Frame 1 (no input): blank canvas, image omitted
Frame 60 (no input): blank canvas, image omitted
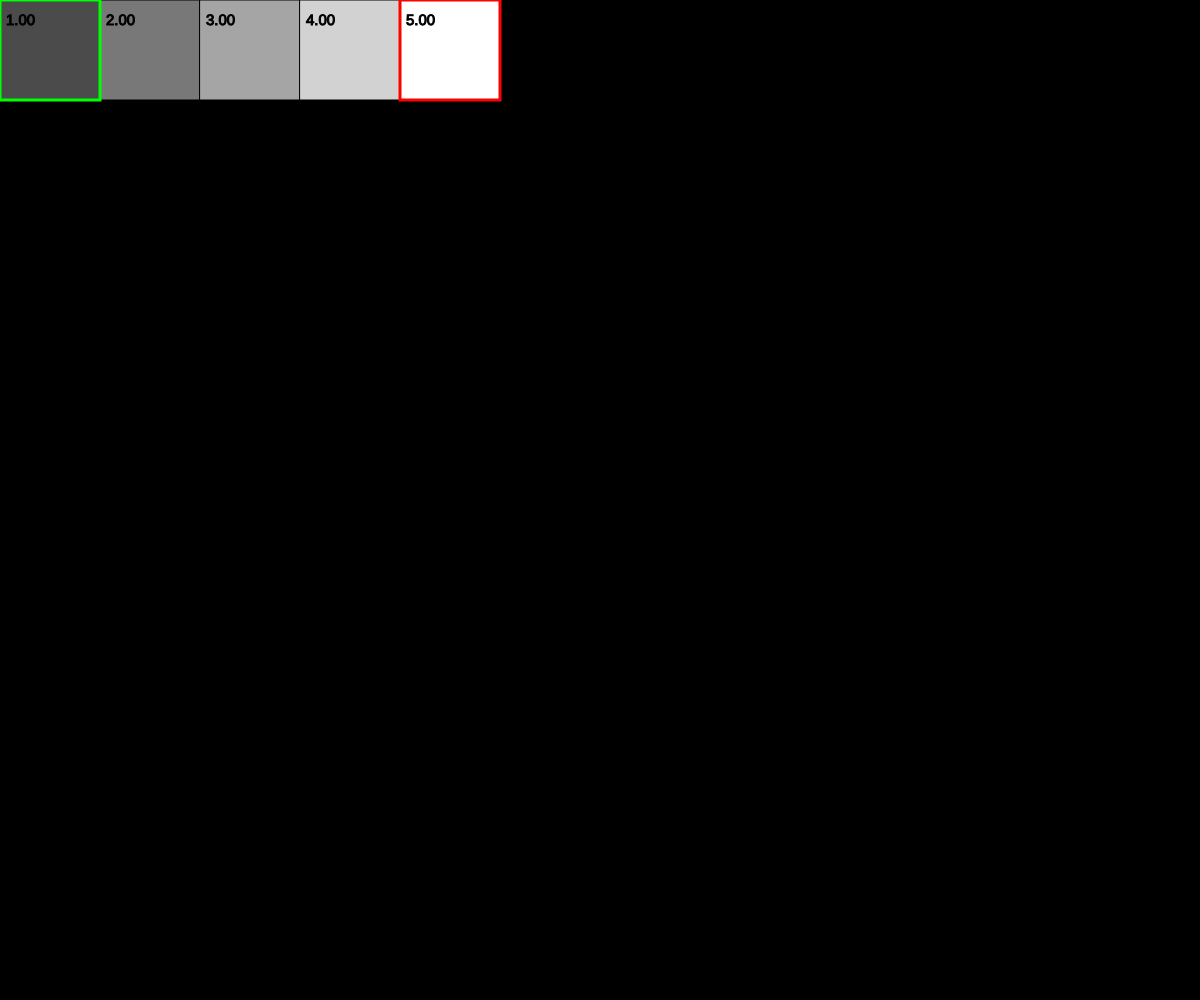
Frame 120 (the mouse pressed at the canvas centre since frame 60)

The p5.js sketch whose frames 1 and 60 were blank and that drew this single picture after the mouse press (run headless with seeded random() and noise() and a simulated clock; from frame 60 on, the mouse is pressed at the canvas centre):

// p5.js sketch
// ── sketch.js
var INNER_WIDTH   = window.innerWidth;
var INNER_HEIGHT  = window.innerHeight;
var canvas;
var pageTitle = "hci-code_challenge-20160321-stock_market_wizard";
var pressedIndex = 0;
var widthScale;
var heightScale;

var stocksList = [];

function setup() {
  canvas = createCanvas(INNER_WIDTH, INNER_HEIGHT);  
  background(0);
  textSize(15);
  declareCompanies();
  widthScale = INNER_WIDTH/100;//
  //listStockPrices();
  
  
}

function draw() {
  //background(127);
  
  
}

function listStockPrices (){
  background(0);
  var lowest        = 10000000;
  var lowestIndex   = 0;
  var highest       = 0;
  var highestIndex  = 0;
  var x;
  var y;

  for (var i = 0; i < stocksList[pressedIndex].length; i ++){
    // determine grid
    //var lengthCurrent = stocksList[pressedIndex].length;
    x = floor(i % widthScale);
    y = floor(i/widthScale);
    
    // determine highest and lowest and use to set the map function
    if (stocksList[pressedIndex][i] > highest){
      highest = stocksList[pressedIndex][i];
      highestIndex = i;
    }
    
    if (stocksList[pressedIndex][i] < lowest){
      lowest = stocksList[pressedIndex][i];
      lowestIndex = i;
    } 
  }

  //for the current list of stock prices, iterate through the prices
  // if the total number of listed prices exceeds space on the screen, then metaphor breaks down, use alternative method.
  for (var i = 0; i < stocksList[pressedIndex].length; i ++){
    // determine grid
    //var lengthCurrent = stocksList[pressedIndex].length;
    x = floor(i % widthScale);
    y = floor(i/widthScale);
    
    /*// determine highest and lowest and use to set the map function
    if (stocksList[pressedIndex][i] > highest){
      highest = stocksList[pressedIndex][i];
      highestIndex = i;
    }
    
    if (stocksList[pressedIndex][i] < lowest){
      lowest = stocksList[pressedIndex][i];
      lowestIndex = i;
    } 
    */
    // map the fill color between lowest and highest price
    var fillMap = map(stocksList[pressedIndex][i],stocksList[pressedIndex][lowestIndex],stocksList[pressedIndex][highestIndex],75,255);
    fill(fillMap);
    strokeWeight(1);
    stroke(0);
    rect(x*100, y*100, 100,100);
    
    fill(0);
    strokeWeight(1);
    stroke(0);
    text(Number(stocksList[pressedIndex][i]).toFixed(2), (x*100)+6, (y*100)+25);  
  }
  //write the high and low to the console
  print("lowest of the day = " + stocksList[pressedIndex][lowestIndex]);
  print("highest of the day = " + stocksList[pressedIndex][highestIndex]);

  //highlight the lowest
  x = floor(lowestIndex%widthScale);
  y = floor(lowestIndex/widthScale);
  fill(0,0);
  strokeWeight(3);
  stroke(0,255,0);
  rect(x*100, y*100, 100, 100);

  //highlight the highest
  x = floor(highestIndex%widthScale);
  y = floor(highestIndex/widthScale);
  fill(0,0);
  stroke(255,0,0);
  rect(x*100, y*100, 100, 100);
}

function mousePressed() {
  background(0);
  listStockPrices();
  // increment through each list at mousepress
  if (pressedIndex < stocksList.length-1) {
    pressedIndex += 1;
  }
  else {
    pressedIndex = 0;
  }
}

function declareCompanies () {
  stocksList[0] = [1.00, 2.00, 3.00, 4.00, 5.00];//[1.00, 5.00]
  stocksList[1] = [2.00, 3.00, 1.00, 4.00, 5.00];//[1.00, 5.00]],
  stocksList[2] = [2.00, 3.00, 4.00, 1.00, 5.00];//[2.00, 5.00]],
  stocksList[3] = [1.00, 5.00, 2.00, 4.00, 3.00];//[1.00, 4.00]],
  stocksList[4] = [5.00, 1.00, 2.00, 3.00, 4.00];//[1.00, 4.00]],

  stocksList[5] = [19.35, 19.30, 18.88, 18.93, 18.95, 19.03, 19.00, 18.97, 18.97, 18.98]; //[18.88, 19.03]
  
  stocksList[6] = [9.20, 8.03, 10.02, 8.08, 8.14, 8.10, 8.31, 8.28, 8.35, 8.34, 8.39, 8.45, 8.38, 8.38, 8.32, 8.36, 8.28, 8.28, 8.38, 8.48, 8.49, 8.54, 8.73, 8.72, 8.76, 8.74, 8.87, 8.82, 8.81, 8.82, 8.85, 8.85, 8.86, 8.63, 8.70, 8.68, 8.72, 8.77, 8.69, 8.65, 8.70, 8.98, 8.98, 8.87, 8.71, 9.17, 9.34, 9.28, 8.98, 9.02, 9.16, 9.15, 9.07, 9.14, 9.13, 9.10, 9.16, 9.06, 9.10, 9.15, 9.11, 8.72, 8.86, 8.83, 8.70, 8.69, 8.73, 8.73, 8.67, 8.70, 8.69, 8.81, 8.82, 8.83, 8.91, 8.80, 8.97, 8.86, 8.81, 8.87, 8.82, 8.78, 8.82, 8.77, 8.54, 8.32, 8.33, 8.32, 8.51, 8.53, 8.52, 8.41, 8.55, 8.31, 8.38, 8.34, 8.34, 8.19, 8.17, 8.16]; 
  //[8.03, 9.34]
  
  stocksList[7] = [11.00, 12.00, 13.00, 4.00, 5.00, 6.00];
  //[11.00, 13.00] OR [4.00, 6.00]

  stocksList[8] = [31.01, 31.03, 31.63, 31.44, 31.47, 25.55, 25.56, 25.55, 25.53, 25.50, 25.66, 19.35, 19.30, 18.88, 18.93, 18.95, 19.03, 19.00, 18.97, 18.97, 18.98];


  //println(stocksList);  
}
